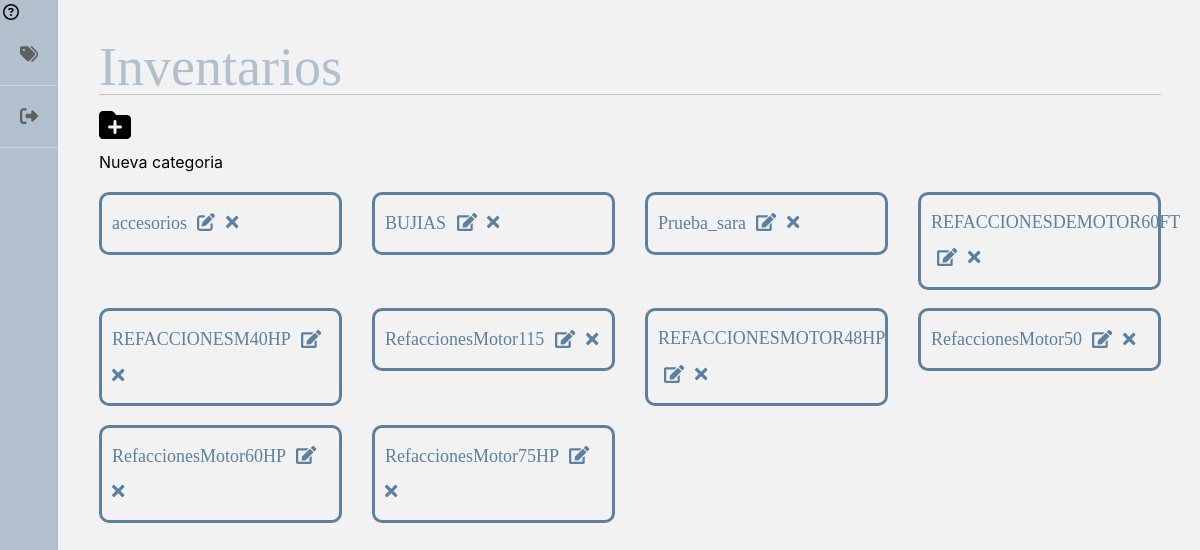
The app's page /SARA/inventario-general.php (signed in) with its own data.
### tables this page shows
CREATE TABLE `categorias` (
  `id_categoria` int(11) NOT NULL,
  `nombre` varchar(200) NOT NULL,
  `icono` varchar(200) NOT NULL,
  `campo` varchar(200) NOT NULL,
  `tipo` varchar(200) NOT NULL,
  `longitud` varchar(200) NOT NULL,
  `nulo` varchar(200) NOT NULL
);

### SARA/inventario-general.php (the view, shortened to what this page needs)
 <!DOCTYPE html>
 <html lang="es">
 <head>
 	<?php require("Est/head.php"); ?>
 </head>
 <body>
 	<div class="container-fluid">
 		<div class="row">
 			<?php require("Est/nav.php"); ?>
 			<main class="main col">
 				<div class="row">
 					<div class="columna col-lg-12">
 						<div class="titulo-gral">
 							<h1>Inventarios</h1>
 						</div>
 						<div class="row ">
 							<div class="col-12">
 								<div class="row">
 									<div class="col-2 colorH">
 										<a href="new_inventario.php" title="Nuevo inventario">
 											<div class="fa-2x">
 												<i class="fas fa-folder-plus"></i>
 											</div>
 											<span>Nueva categoria</span>
 										</a>
 									</div>
 								</div>
 							</div>
 							<?php
 							require('SQL/conexion.php');
 							$consulta=$base->prepare('SELECT * FROM categorias GROUP BY nombre');
 							$consulta->execute();
 							while($registro=$consulta->fetch(PDO::FETCH_ASSOC)){
 									$eliminar='
 									<a href="#"  class="color" onclick="eliminar('.$registro['id_categoria'].'); Cargar();">
 									<i class="fas fa-times colorEliminar" "></i>
 									</a>';
 									$modificar='
 									<button type="submit" name="Datos" value="'.$registro['nombre'].'" >
	 									<i class="fas fa-edit colorH-Inverse" ></i>
	 								</button>';
 								echo '
 								<div class="col-lg-3 col-md-4 col-sm-6 col-xs-12 InventarioIndv">
 								<form action="Modificar-categoria.php" method="POST">
 								<div class="espacio">
 								<a href="inventarios-individual.php?t='.$registro['nombre'].'" class="color" >'.$registro['nombre'].'
 								</a>
 								<input type="text" value="'.$registro['icono'].'" hidden name="Icono">
 								'.$modificar.'
 								'.$eliminar.'
 								</div>
 								</form>
 								</div>
 								';
 							}
 							?>
 						</div>
 					</div>
 				</div>
 			</main>
 		</div>
 	</div>
</body>
</html>

### SARA/css/estilos.css (style rules this page uses)
body { background:#f2f2f2; background-image: url("../img/fondo.png"); background-repeat: no-repeat; background-attachment: fixed; background-position: right; }
h1 { font-family: Museo Sans; font-weight: 100; font-style: normal; font-size: 54px; line-height: 54px; color: #b2bfcc; }
.main { padding-top: 40px; }
@media screen and (max-width: 1350px) { .main { margin-left: 7%; width: 60%; margin-right: 2%; } }
.titulo-gral { box-shadow: 0px 1px 0px 0px rgba(0,0,0,0.2); }
.colorH a { text-decoration: none; color: #000; }

### SARA/css/tablas.css (style rules this page uses)
*, *::before, *::after { box-sizing: border-box; }
a { color: #007bff; text-decoration: none; background-color: transparent; -webkit-text-decoration-skip: objects; }

### SARA/inventario-general.php (style rules this page uses)
.color { color: #5d809f; }
button { background: transparent; border: none; color: #5d809f; }
.InventarioIndv { margin-top: 1%; color: #fff; cursor: pointer; }
.espacio { background: transparent; cursor: pointer; font-family: 'Brandon Grotesque'; font-weight: medium; font-style: normal; font-size: 18px; line-height: 35px; letter-spacing: 0px; color: #5d809f; display: inline-block; padding:10px; width: 100%; border: 3px solid #5d809f; border-radius: 10px; transition: all .3s ease; outline:none; text-decoration: none; margin-top: 3%; background:#f2f2f2; }

### records on screen
categorias: nombre "accesorios"
categorias: nombre "BUJIAS"
categorias: nombre "Prueba_sara"
categorias: nombre "REFACCIONESDEMOTOR60FT"
categorias: nombre "REFACCIONESM40HP"
categorias: nombre "RefaccionesMotor115"
categorias: nombre "REFACCIONESMOTOR48HP"
categorias: nombre "RefaccionesMotor50"
categorias: nombre "RefaccionesMotor60HP"
categorias: nombre "RefaccionesMotor75HP"
